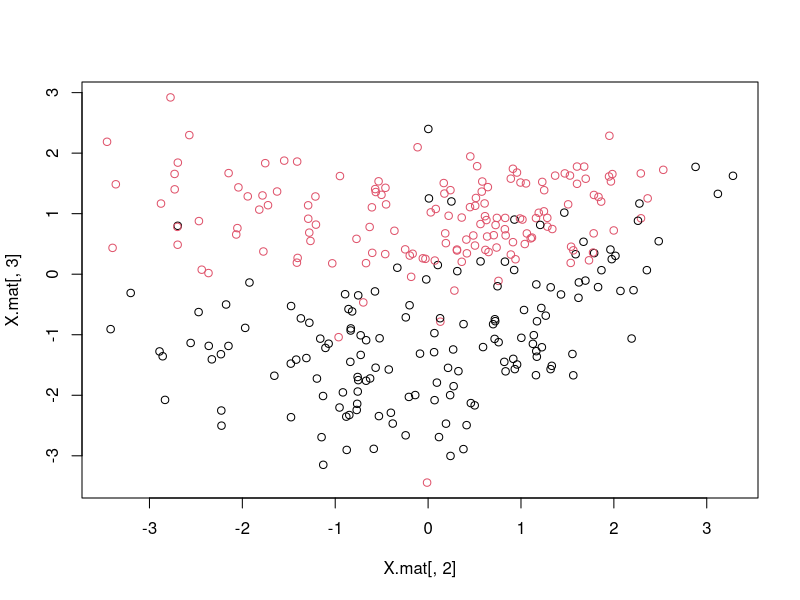
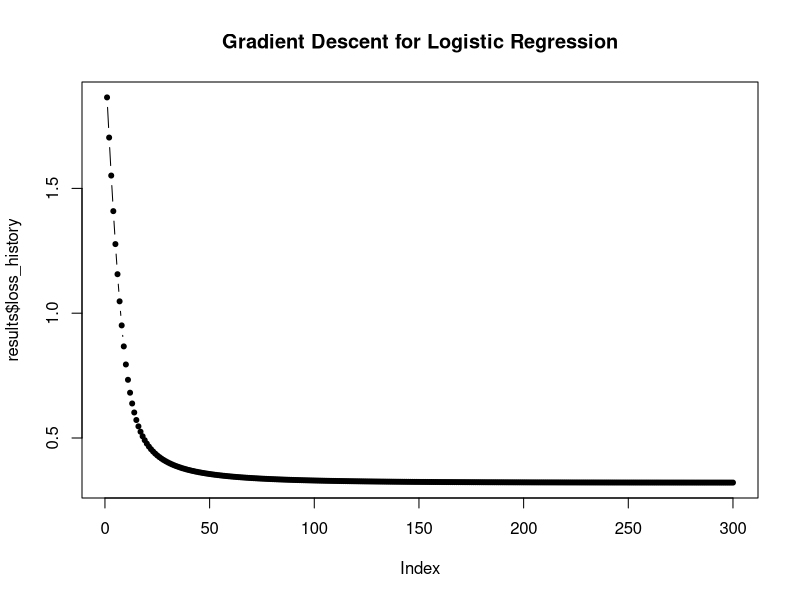
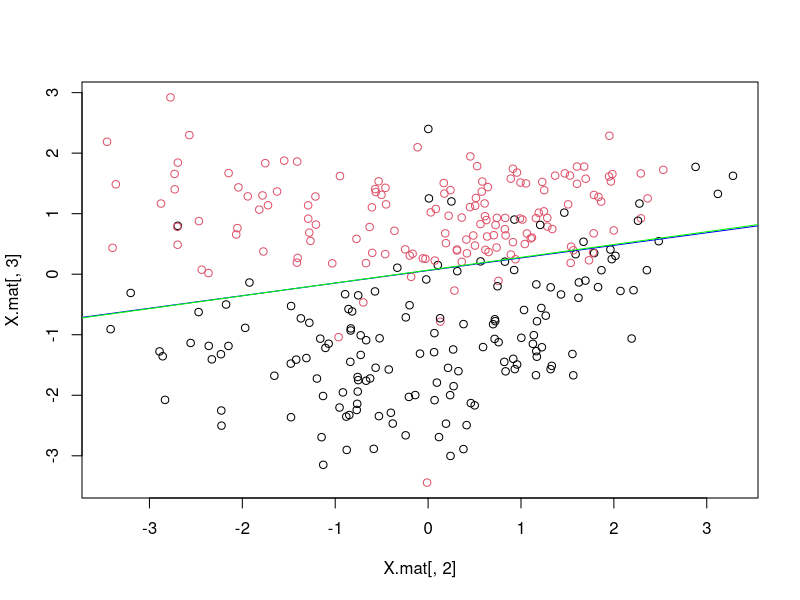
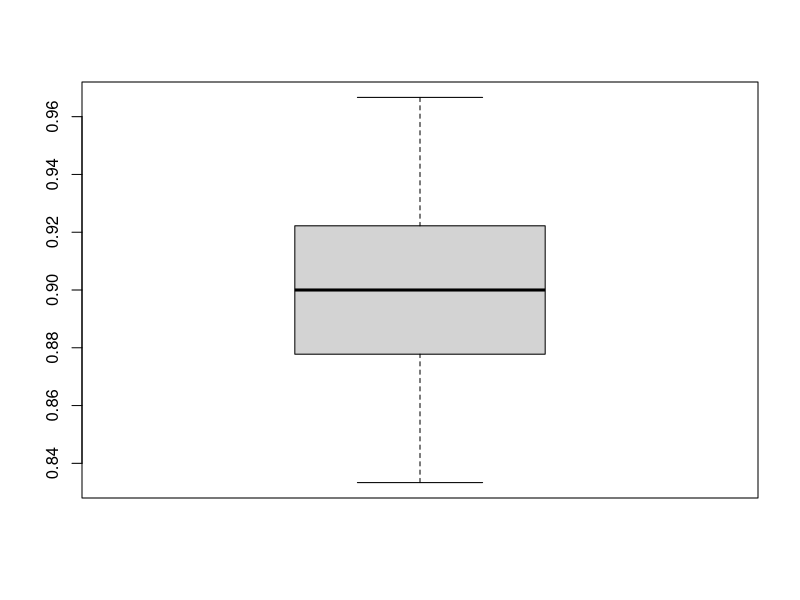
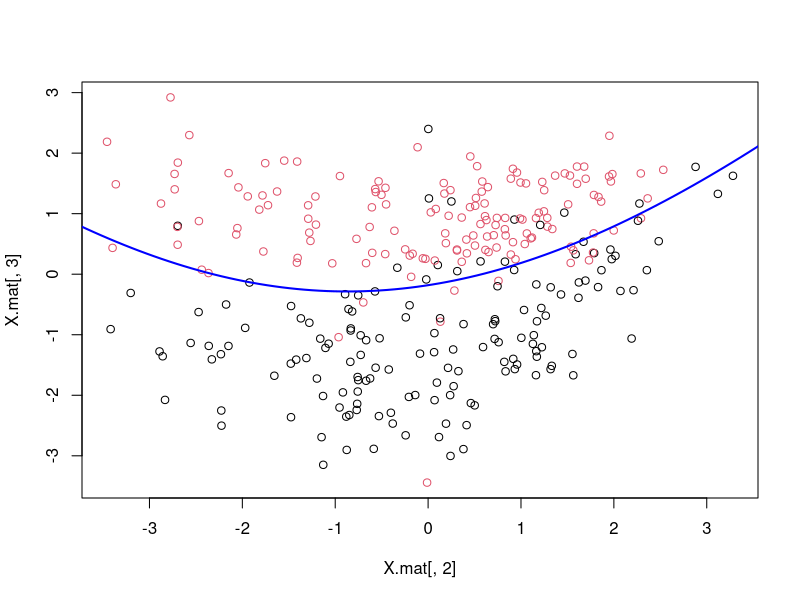
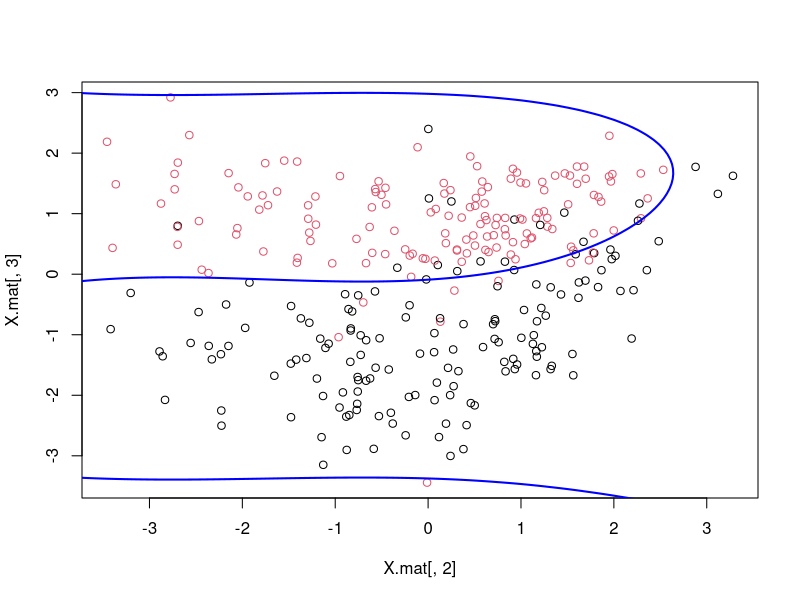
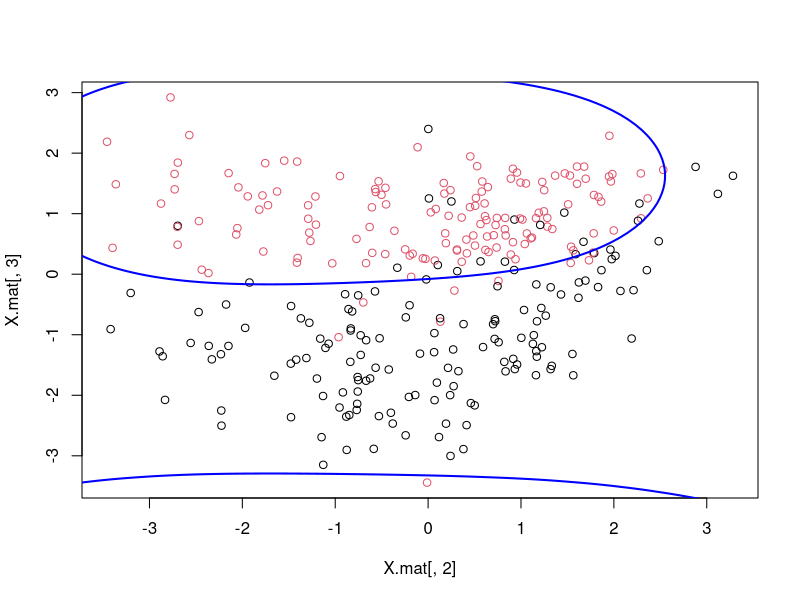
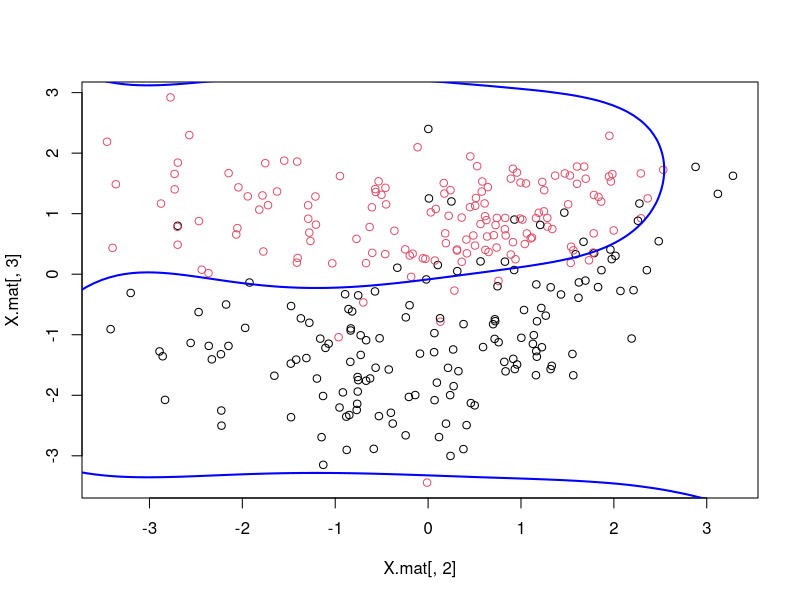

R code for these plots, in order:
#Ex.1: Logistic Regression

set.seed(2019) #Set random seed for reproducibility 
library(dplyr)
###################################################################################
#Load data
setwd("/Users/cuauhtemoc/Documents/Machine Learning Course")  #set working directory
gendata<-read.csv('data/gendata.csv')   #read file

#Create feature matrix X with column of 1s.
X.mat<-as.matrix(cbind(rep(1,nrow(gendata)),gendata[,1:2]))

#Extract y and convert to (-1,1) 
gendata[,3][gendata[,3]==0] <- -1
y<- gendata[,3]

#Plot dataset
plot(X.mat[,2],X.mat[,3],col=as.factor(y))

##################################################################
#Ex.1.1: Logistic Regression: Gradient Descent

#Instructions:  Implement gradient descent for logistic regression and 
#               compare results against glm package 

#initialize betas
betas<-c(1,1,1)


#To do: Define Loss function
loss<-function(beta,X,y){
  #%%%%%%%%%%%%%%%%%%%%%%%%%%%%%%%%%%%%%%%%%%%%%%#
  #Write code here!
  mean(log(1+exp(-y*(X%*%beta))))
  
  #%%%%%%%%%%%%%%%%%%%%%%%%%%%%%%%%%%%%%%%%%%%%%%#
}

#Evaluate loss function. (~0.70)
loss(betas,X.mat,y)

#To do: Define Gradient function
grad <- function(beta, X, y){
  #%%%%%%%%%%%%%%%%%%%%%%%%%%%%%%%%%%%%%%%%%%%%%%#
  #Write code here!
  -t(X)%*%((y)/(1+exp(y*(X%*%beta))))/length(y)
  
  #%%%%%%%%%%%%%%%%%%%%%%%%%%%%%%%%%%%%%%%%%%%%%%#
  }
#Test Gradient function (0.14, 0.33, -0.17)
grad(betas,X.mat,y)


#To do Define Gradient Descent
logGradDescent=function(X,y,beta_init,learning_rate,n_iterations){
  beta=beta_init
  loss_history=rep(0,n_iterations)
  for(k in 1:n_iterations){
    #%%%%%%%%%%%%%%%%%%%%%%%%%%%%%%%%%%%%%%%%%%%%%%#
    #Write beta update equation here!
    beta=beta-learning_rate * grad(beta,X,y)
    
    #%%%%%%%%%%%%%%%%%%%%%%%%%%%%%%%%%%%%%%%%%%%%%%#
    loss_history[k]=loss(beta,X,y)
  }
  return(list(beta=beta,loss_history=loss_history))
}

#Test Gradient Descent
beta_init<-rnorm(3) #Initialize betas
learning_rate<-0.2  #Input learning rate
n_iterations<-300    #Number of iterations

results <- logGradDescent(X.mat,y,beta_init,learning_rate,n_iterations)

#Show Coefficients (Betas)
results$beta

#Plot Loss/Cost through gradient descent iterations
plot(results$loss_history,pch=20,type='b',main = 'Gradient Descent for Logistic Regression')

#Question: Does the loss function converges?

#Now compare results against r package for linear models (i.e. glm)

#y needs to be reformat as factor
gendata$Y<-as.factor(gendata$Y)

#Logistic regression in R
lr <- glm(Y~.,data=gendata,family = binomial)

#Show the coefficients
lr$coefficients

#Compare r coefficient results with our results

##################################################################
#Ex.1.2: Logistic Regression: Decision boundary

#To do: Plot decision boundaries

#Our results
m<- -results$beta[2]/results$beta[3]
b<- -results$beta[1]/results$beta[3]
plot(X.mat[,2],X.mat[,3],col=as.factor(y))
abline(b,m,col='blue')

#R package results
m2<- -lr$coefficients[2]/lr$coefficients[3]
b2<- -lr$coefficients[1]/lr$coefficients[3]
abline(b2,m2,col='green')

##################################################################
#Ex.1.3: Logistic Regression: Validation/Generalization

#To do: Separate data into train (70%) and test (30%)

#Total number of samples
N <-nrow(gendata)
#Define percentage of training samples
percentage_training <- 0.7
#Use sample function to get the indexes for training
train_index <-sample(N,size=round(percentage_training*N))
#Define indexes for testing
test_index  <- (1:nrow(gendata))[-train_index]

#To do: Train logistic regression on train data and report
#       accuracy for test data.

#Fit model with training data
lr <- glm(Y~.,data=gendata[train_index,],family = binomial)

#Predict on test data: use predict function with type='response' to get probabilities
lr.predprob<- predict(lr,newdata = gendata[test_index,],type = 'response')

#Extract class from predicted probabilities
lr.pred <- ifelse(lr.predprob>0.5,'1','-1')

#Construct confusion matrix
lr.matrix <- table(lr.pred,gendata[test_index,'Y'])

#Compute accuracy
lr.acc <- sum(diag(lr.matrix))/sum(lr.matrix)
lr.acc

#Question:  If you resample the train and test datasets, 
#           does the accuracy change? Why?

##################################################################
#Ex.1.3: Logistic Regression: Cross Validation

#To do: Implement Monte Carlo Cross Validation to report a robust
#       accuracy metric

nexp<-100 #number of Monte Carlo experiments
acc_list <- rep(0,nexp) #vector to store accuracy results for each experiment

#Loop
for(i in 1:nexp){
  #resample train and test index
  train_index <-sample(N,size=round(percentage_training*N))
  test_index  <- (1:nrow(gendata))[-train_index]
  
  #fit model on training data
  lr <- glm(Y~.,data=gendata[train_index,],family = binomial)
  
  #predict on test data
  lr.predprob<- predict(lr,newdata = gendata[test_index,],type = 'response')
  lr.pred <- ifelse(lr.predprob>0.5,'1','-1')
  
  #Construct confusion matrix
  lr.matrix <- table(lr.pred,gendata[test_index,'Y'])
  
  #Compute accuracy
  lr.acc <- sum(diag(lr.matrix))/sum(lr.matrix)
  
  #Store accuracy
  acc_list[i]<-lr.acc
}

#Report accuracy average
mean(acc_list)

#Plot distribution of accuracy
boxplot(acc_list)


##################################################################
#Ex.1.4: Feature Engineering: Basis Functions

#To do: Explore the effects of a polynomial basis function
#       on the decision boundary 

maxdegree<-15  #Maximum degree of polynomial
gendata_ext<-gendata #Create new data frame to store extended design matrix X

#Define a and b for plotting
a <- seq(-4, 4, length.out = 100)
b <- seq(-4, 4, length.out = 100)
#g<- meshgrid(a,b)
betas_hist<-matrix(0,maxdegree, 2*maxdegree+1)
for(k in 2:maxdegree){
  gendata_ext<-cbind(gendata_ext,gendata_ext$X1^k,gendata_ext$X2^k)
  last<-length(gendata_ext)
  names(gendata_ext)[(last-1):last]<-c(paste('X1^',k),paste('X2^',k))
  lr_ext <- glm(Y~.,data=gendata_ext,family = binomial)
  betas<-lr_ext$coefficients #Save list of betas
  betas[is.na(betas)]<-0 #na to 0
  f1 <- function(x, x2){as.numeric(betas[1]+sum(sapply(seq_along(1:k), function(k) betas[2*k]*x^k +betas[2*k+1]*x2^k)))}
  vf1<-Vectorize(f1)
  z<-outer(a,b,vf1)
  plot(X.mat[,2],X.mat[,3],col=as.factor(y))
  contour(a, b, z, levels = 0, add = TRUE, drawlabels = FALSE,lwd=2,col = 'blue')
  #Store betas
  betas_hist[k,]<-c(betas,rep(0,(2*(maxdegree-k))))
}


#To do: Extract the value of the coefficients for every model
#       What happens to the value of the coefficients?

betas_hist<-data.frame(betas_hist)

##################################################################
#Ex.1.5: Choose the best polynomial degree with MC Cross Validation


#1 Experiment ---------------------------------------
N <-nrow(gendata) #total number of rows
percentage_training <- 0.7 #percentage of training samples
train_index <-sample(N,size=round(percentage_training*N)) #sample train index
test_index  <- (1:nrow(gendata))[-train_index]

maxdegree<-15 #Maximum polynomial degree to explore
acc_history=rep(0,maxdegree) #Vector to store accuracies
gendata_ext<-gendata # Copy gendata into gendata_ext

#Loop for polynomial degree exploration
for(k in 2:maxdegree){
  gendata_ext<-cbind(gendata_ext,gendata_ext$X1^k,gendata_ext$X2^k)
  last<-length(gendata_ext)
  names(gendata_ext)[(last-1):last]<-c(paste('X1^',k),paste('X2^',k))
  lr_ext <- glm(Y~.,data=gendata_ext[train_index,],family = binomial)
  pred_prob<-predict(lr_ext,newdata = gendata_ext[test_index,],type = 'response')
  pred <- ifelse(pred_prob>0.5,'1','-1')
  lrext.matrix<-table(pred,gendata[test_index,'Y'])
  lrext.acc<- sum(diag(lrext.matrix))/sum(lrext.matrix)
  acc_history[k]<-lrext.acc
}

plot(acc_history[2:maxdegree]) #Plot accuracies
which.max(acc_history[1:maxdegree]) #Which degree had the highest accuracy

#MC Cross Validation ---------------------------------------
maxdegree=15 #max degree of polynomial exploration
nexp=100 #number of Monte Carlo experiments
N <-nrow(gendata) #total number of rows
percentage_training <- 0.7 #percentage of training samples
accs=matrix( rep( 0, nexp*maxdegree), nrow = nexp) #define matrix to store accuracies

for(n in 1:nexp){
  acc_history=rep(0,maxdegree) #vector to store acc
  gendata_ext<-gendata
  #Separate data into training and testing
  train_index <-sample(N,size=round(percentage_training*N)) #sample train index
  test_index  <- (1:nrow(gendata))[-train_index]
  
  for(k in 1:maxdegree){
    gendata_ext<-cbind(gendata_ext,gendata_ext$X1^k,gendata_ext$X2^k)
    last<-length(gendata_ext)
    names(gendata_ext)[(last-1):last]<-c(paste('X1^',k),paste('X2^',k))
    lr_ext <- glm(Y~.,data=gendata_ext[train_index,],family = binomial)
    pred_prob<-predict(lr_ext,newdata = gendata_ext[test_index,],type = 'response')
    pred <- ifelse(pred_prob>0.5,'1','-1')
    lrext.matrix<-table(pred,gendata[test_index,'Y'])
    lrext.acc<- sum(diag(lrext.matrix))/sum(lrext.matrix)
    acc_history[k]<-lrext.acc
    accs[n,k]<-acc_history[k]
  }
}

#Extract average accuracy by polynomial degree
accs.means=rep(0,maxdegree)
for(i in 1:maxdegree){
  accs.means[i]<-mean(accs[,i])
}

#Plot average accuracy by polynomial degree
plot(accs.means[1:maxdegree])

#Which polynomial degree has the highest accuracy?
which.max(accs.means[1:maxdegree])
max(accs.means[1:maxdegree])

#Boxplots
boxplot(accs[,1],accs[,2],accs[,3],accs[,13],accs[,15])

#Question: Which polynomial order generalizes better?
